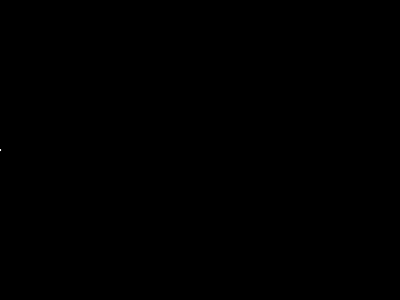
Frame 1 (no input)
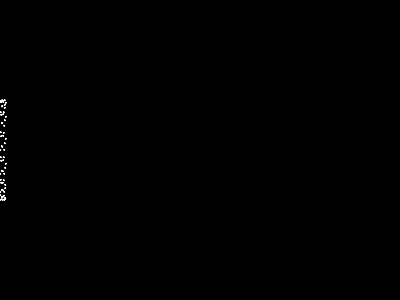
Frame 60 (the mouse pressed at the canvas centre just before this capture)
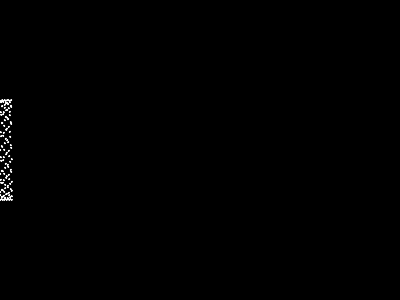
Frame 120 (the mouse held since frame 60 and released just before this capture)

The Processing sketch that drew these frames (run headless with seeded random() and noise(); from frame 60 on, the mouse is pressed at the canvas centre):

// Processing sketch: Sine_Tunnel
// ── Sine_Tunnel.pde
float theta = 0;
float x = 0;
int amp = 50; // Height
float freq = 1;
float x_inc = 0.1;

void setup()
{
  size(400, 300);
  background(0);
  stroke(255);
}

void draw()
{
  translate(0, height / 2);
  float y = sin(theta * freq) * amp;
  ellipse(x, y, 1, 1);
  theta +=0.5;
  x += x_inc;
  if (x > width)
  {
    x = 0;
    amp *= 0.5;
    freq *= 0.5;
  }
}
